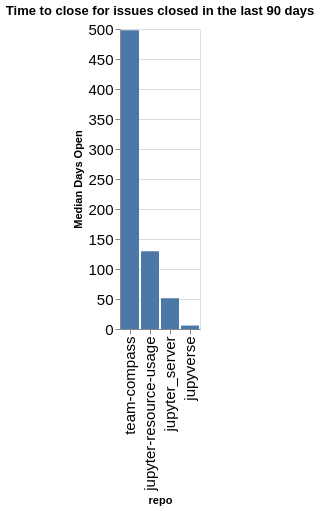

This figure's notebook cell:
### Code cell
time_open = closed.groupby(['org', 'repo']).agg({'time_open': 'median'}).reset_index()
time_open['time_open'] = time_open['time_open'] / (60 * 60 * 24)
time_open['org/repo'] = time_open.apply(lambda a: a['org'] + '/' + a['repo'], axis=1)
sorted_vals = time_open.sort_values(['org', 'time_open'], ascending=False)['repo'].values
alt.Chart(data=time_open, title=f"Time to close for issues closed in the last {n_days} days").mark_bar().encode(
    x=alt.X('repo', sort=alt.Sort(sorted_vals.tolist())),
    y=alt.Y('time_open', title="Median Days Open"),
)

### Figure 1 — Vega-Lite specification as saved in the notebook (floating-point values rounded to 4 significant figures)
{"config": {"axisLeft": {"labelFontSize": 15}, "axisBottom": {"labelFontSize": 15}}, "data": {"name": "data-57e6a24d82a5672839bc9fdaa2bec812"}, "mark": {"type": "bar"}, "encoding": {"x": {"field": "repo", "sort": ["team-compass", "jupyter-resource-usage", "jupyter_server", "jupyverse"], "type": "nominal"}, "y": {"field": "time_open", "title": "Median Days Open", "type": "quantitative"}}, "title": "Time to close for issues closed in the last 90 days", "$schema": "https://vega.github.io/schema/vega-lite/v5.20.1.json", "datasets": {"data-57e6a24d82a5672839bc9fdaa2bec812": [{"org": "jupyter-server", "repo": "jupyter-resource-usage", "time_open": 129.6, "org/repo": "jupyter-server/jupyter-resource-usage"}, {"org": "jupyter-server", "repo": "jupyter_server", "time_open": 51.26, "org/repo": "jupyter-server/jupyter_server"}, {"org": "jupyter-server", "repo": "jupyverse", "time_open": 5.749, "org/repo": "jupyter-server/jupyverse"}, {"org": "jupyter-server", "repo": "team-compass", "time_open": 498.1, "org/repo": "jupyter-server/team-compass"}]}}
